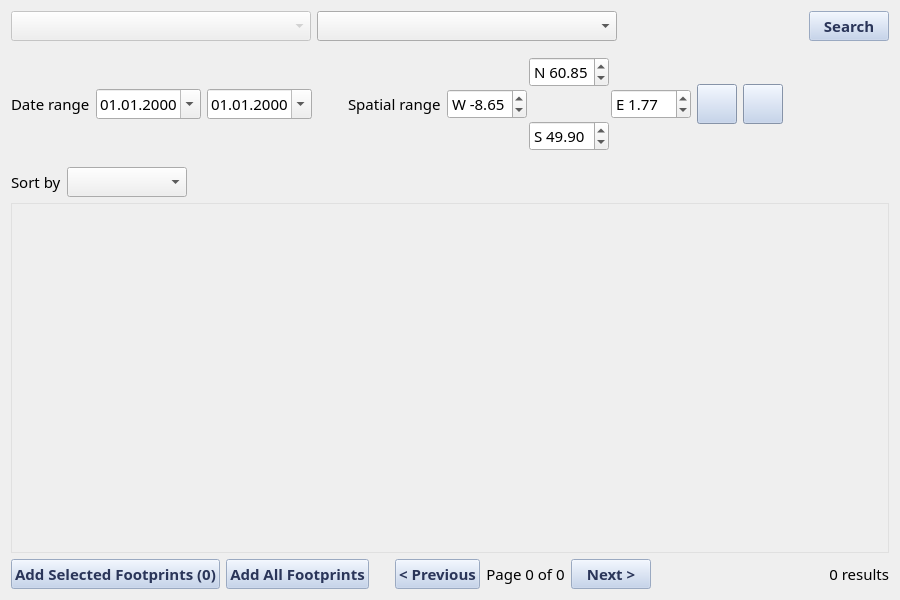
<?xml version="1.0" encoding="UTF-8"?>
<ui version="4.0">
 <class>Form</class>
 <widget class="QWidget" name="Form">
  <property name="geometry">
   <rect>
    <x>0</x>
    <y>0</y>
    <width>900</width>
    <height>600</height>
   </rect>
  </property>
  <property name="font">
   <font>
    <family>Fira Sans</family>
    <pointsize>11</pointsize>
   </font>
  </property>
  <property name="windowTitle">
   <string>Search</string>
  </property>
  <property name="styleSheet">
   <string notr="true">QPushButton {
	background: #BCCEEB;
	color: #2A3559;
	font-weight: bold;
}</string>
  </property>
  <layout class="QVBoxLayout" name="verticalLayout">
   <item>
    <layout class="QHBoxLayout" name="catalogueLayout">
     <item>
      <widget class="QComboBox" name="catalogue_dropdown">
       <property name="minimumSize">
        <size>
         <width>300</width>
         <height>0</height>
        </size>
       </property>
       <property name="enabled">
        <bool>false</bool>
       </property>
      </widget>
     </item>
     <item>
      <widget class="QComboBox" name="collection_dropdown">
       <property name="minimumSize">
        <size>
         <width>300</width>
         <height>0</height>
        </size>
       </property>
      </widget>
     </item>
     <item>
      <spacer name="horizontalSpacer_catalogue">
       <property name="orientation">
        <enum>Qt::Horizontal</enum>
       </property>
       <property name="sizeHint" stdset="0">
        <size>
         <width>40</width>
         <height>20</height>
        </size>
       </property>
      </spacer>
     </item>
     <item>
      <widget class="QPushButton" name="search_button">
       <property name="text">
        <string>Search</string>
       </property>
       <property name="enabled">
        <bool>false</bool>
       </property>
      </widget>
     </item>
    </layout>
   </item>
   <item>
    <spacer name="verticalSpacer_1">
     <property name="orientation">
      <enum>Qt::Vertical</enum>
     </property>
     <property name="sizeType">
      <enum>QSizePolicy::Fixed</enum>
     </property>
     <property name="sizeHint" stdset="0">
      <size>
       <width>20</width>
       <height>10</height>
      </size>
     </property>
    </spacer>
   </item>
   <item>
    <layout class="QHBoxLayout" name="filterLayout">
     <item>
      <widget class="QLabel" name="dateRangeLabel">
       <property name="text">
        <string>Date range</string>
       </property>
      </widget>
     </item>
     <item>
      <widget class="QDateEdit" name="from_date">
       <property name="minimumSize">
        <size>
         <width>100</width>
         <height>0</height>
        </size>
       </property>
       <property name="calendarPopup">
        <bool>true</bool>
       </property>
       <property name="displayFormat">
        <string>dd.MM.yyyy</string>
       </property>
      </widget>
     </item>
     <item>
      <widget class="QDateEdit" name="to_date">
       <property name="minimumSize">
        <size>
         <width>100</width>
         <height>0</height>
        </size>
       </property>
       <property name="calendarPopup">
        <bool>true</bool>
       </property>
       <property name="displayFormat">
        <string>dd.MM.yyyy</string>
       </property>
      </widget>
     </item>
     <item>
      <spacer name="horizontalSpacer_filter">
       <property name="orientation">
        <enum>Qt::Horizontal</enum>
       </property>
       <property name="sizeType">
        <enum>QSizePolicy::Fixed</enum>
       </property>
       <property name="sizeHint" stdset="0">
        <size>
         <width>30</width>
         <height>20</height>
        </size>
       </property>
      </spacer>
     </item>
     <item>
      <widget class="QLabel" name="spatialRangeLabel">
       <property name="text">
        <string>Spatial range</string>
       </property>
      </widget>
     </item>
     <item>
      <widget class="QWidget" name="coord_widget" native="true">
       <layout class="QGridLayout" name="coordGridLayout">
        <property name="leftMargin">
         <number>0</number>
        </property>
        <property name="topMargin">
         <number>0</number>
        </property>
        <property name="rightMargin">
         <number>0</number>
        </property>
        <property name="bottomMargin">
         <number>0</number>
        </property>
        <property name="spacing">
         <number>2</number>
        </property>
        <item row="0" column="1" alignment="Qt::AlignHCenter">
         <widget class="QDoubleSpinBox" name="north_input">
          <property name="minimumSize">
           <size>
            <width>80</width>
            <height>0</height>
           </size>
          </property>
          <property name="maximumSize">
           <size>
            <width>80</width>
            <height>16777215</height>
           </size>
          </property>
          <property name="prefix">
           <string>N </string>
          </property>
          <property name="decimals">
           <number>2</number>
          </property>
          <property name="minimum">
           <double>-90.000000000000000</double>
          </property>
          <property name="maximum">
           <double>90.000000000000000</double>
          </property>
          <property name="value">
           <double>60.850000000000001</double>
          </property>
         </widget>
        </item>
        <item row="1" column="0" alignment="Qt::AlignRight">
         <widget class="QDoubleSpinBox" name="west_input">
          <property name="minimumSize">
           <size>
            <width>80</width>
            <height>0</height>
           </size>
          </property>
          <property name="maximumSize">
           <size>
            <width>80</width>
            <height>16777215</height>
           </size>
          </property>
          <property name="prefix">
           <string>W </string>
          </property>
          <property name="decimals">
           <number>2</number>
          </property>
          <property name="minimum">
           <double>-180.000000000000000</double>
          </property>
          <property name="maximum">
           <double>180.000000000000000</double>
          </property>
          <property name="value">
           <double>-8.650000000000000</double>
          </property>
         </widget>
        </item>
        <item row="1" column="2" alignment="Qt::AlignLeft">
         <widget class="QDoubleSpinBox" name="east_input">
          <property name="minimumSize">
           <size>
            <width>80</width>
            <height>0</height>
           </size>
          </property>
          <property name="maximumSize">
           <size>
            <width>80</width>
            <height>16777215</height>
           </size>
          </property>
          <property name="prefix">
           <string>E </string>
          </property>
          <property name="decimals">
           <number>2</number>
          </property>
          <property name="minimum">
           <double>-180.000000000000000</double>
          </property>
          <property name="maximum">
           <double>180.000000000000000</double>
          </property>
          <property name="value">
           <double>1.770000000000000</double>
          </property>
         </widget>
        </item>
        <item row="2" column="1" alignment="Qt::AlignHCenter">
         <widget class="QDoubleSpinBox" name="south_input">
          <property name="minimumSize">
           <size>
            <width>80</width>
            <height>0</height>
           </size>
          </property>
          <property name="maximumSize">
           <size>
            <width>80</width>
            <height>16777215</height>
           </size>
          </property>
          <property name="prefix">
           <string>S </string>
          </property>
          <property name="decimals">
           <number>2</number>
          </property>
          <property name="minimum">
           <double>-90.000000000000000</double>
          </property>
          <property name="maximum">
           <double>90.000000000000000</double>
          </property>
          <property name="value">
           <double>49.900000000000006</double>
          </property>
         </widget>
        </item>
       </layout>
      </widget>
     </item>
     <item>
      <widget class="QPushButton" name="draw_map_button">
       <property name="minimumSize">
        <size>
         <width>30</width>
         <height>30</height>
        </size>
       </property>
       <property name="maximumSize">
        <size>
         <width>40</width>
         <height>40</height>
        </size>
       </property>
       <property name="text">
        <string/>
       </property>
       <property name="toolTip">
        <string>Draw on map</string>
       </property>
       <property name="checkable">
        <bool>true</bool>
       </property>
      </widget>
     </item>
     <item>
      <widget class="QPushButton" name="use_extent_button">
       <property name="minimumSize">
        <size>
         <width>30</width>
         <height>30</height>
        </size>
       </property>
       <property name="maximumSize">
        <size>
         <width>40</width>
         <height>40</height>
        </size>
       </property>
       <property name="text">
        <string/>
       </property>
       <property name="toolTip">
        <string>Use current map extent</string>
       </property>
      </widget>
     </item>
     <item>
      <spacer name="horizontalSpacer_end">
       <property name="orientation">
        <enum>Qt::Horizontal</enum>
       </property>
       <property name="sizeHint" stdset="0">
        <size>
         <width>40</width>
         <height>20</height>
        </size>
       </property>
      </spacer>
     </item>
    </layout>
   </item>
   <item>
    <spacer name="verticalSpacer_2">
     <property name="orientation">
      <enum>Qt::Vertical</enum>
     </property>
     <property name="sizeType">
      <enum>QSizePolicy::Fixed</enum>
     </property>
     <property name="sizeHint" stdset="0">
      <size>
       <width>20</width>
       <height>10</height>
      </size>
     </property>
    </spacer>
   </item>
   <item>
    <layout class="QHBoxLayout" name="sortLayout">
     <item>
      <widget class="QLabel" name="sortLabel">
       <property name="text">
        <string>Sort by</string>
       </property>
      </widget>
     </item>
     <item>
      <widget class="QComboBox" name="sort_field_combo">
       <property name="minimumSize">
        <size>
         <width>120</width>
         <height>0</height>
        </size>
       </property>
       <property name="toolTip">
        <string>Select field to sort results by</string>
       </property>
      </widget>
     </item>
     <item>
      <spacer name="horizontalSpacer_sort">
       <property name="orientation">
        <enum>Qt::Horizontal</enum>
       </property>
       <property name="sizeHint" stdset="0">
        <size>
         <width>40</width>
         <height>20</height>
        </size>
       </property>
      </spacer>
     </item>
    </layout>
   </item>
   <item>
    <widget class="QScrollArea" name="results_scroll_area">
     <property name="sizePolicy">
      <sizepolicy hsizetype="Expanding" vsizetype="Expanding">
       <horstretch>0</horstretch>
       <verstretch>1</verstretch>
      </sizepolicy>
     </property>
     <property name="minimumSize">
      <size>
       <width>0</width>
       <height>200</height>
      </size>
     </property>
     <property name="widgetResizable">
      <bool>true</bool>
     </property>
     <property name="horizontalScrollBarPolicy">
      <enum>Qt::ScrollBarAlwaysOff</enum>
     </property>
     <property name="styleSheet">
      <string notr="true">QScrollArea { background-color: #f5f5f5; border: 1px solid #e0e0e0; }</string>
     </property>
     <widget class="QWidget" name="scroll_contents">
      <property name="geometry">
       <rect>
        <x>0</x>
        <y>0</y>
        <width>878</width>
        <height>398</height>
       </rect>
      </property>
      <layout class="QVBoxLayout" name="results_layout">
       <property name="spacing">
        <number>8</number>
       </property>
       <property name="leftMargin">
        <number>8</number>
       </property>
       <property name="topMargin">
        <number>8</number>
       </property>
       <property name="rightMargin">
        <number>8</number>
       </property>
       <property name="bottomMargin">
        <number>8</number>
       </property>
      </layout>
     </widget>
    </widget>
   </item>
   <item>
    <layout class="QHBoxLayout" name="paginationLayout">
     <item>
      <widget class="QPushButton" name="add_selected_footprints_btn">
       <property name="text">
        <string>Add Selected Footprints (0)</string>
       </property>
       <property name="enabled">
        <bool>false</bool>
       </property>
       <property name="toolTip">
        <string>Add footprints of selected items to the map</string>
       </property>
      </widget>
     </item>
     <item>
      <widget class="QPushButton" name="add_all_footprints_btn">
       <property name="text">
        <string>Add All Footprints</string>
       </property>
       <property name="enabled">
        <bool>false</bool>
       </property>
       <property name="toolTip">
        <string>Add footprints of all items on current page to the map</string>
       </property>
      </widget>
     </item>
     <item>
      <spacer name="horizontalSpacer_footprint">
       <property name="orientation">
        <enum>Qt::Horizontal</enum>
       </property>
       <property name="sizeType">
        <enum>QSizePolicy::Fixed</enum>
       </property>
       <property name="sizeHint" stdset="0">
        <size>
         <width>20</width>
         <height>20</height>
        </size>
       </property>
      </spacer>
     </item>
     <item>
      <widget class="QPushButton" name="prev_page_btn">
       <property name="text">
        <string>&lt; Previous</string>
       </property>
       <property name="enabled">
        <bool>false</bool>
       </property>
      </widget>
     </item>
     <item>
      <widget class="QLabel" name="page_label">
       <property name="text">
        <string>Page 0 of 0</string>
       </property>
       <property name="alignment">
        <set>Qt::AlignCenter</set>
       </property>
      </widget>
     </item>
     <item>
      <widget class="QPushButton" name="next_page_btn">
       <property name="text">
        <string>Next &gt;</string>
       </property>
       <property name="enabled">
        <bool>false</bool>
       </property>
      </widget>
     </item>
     <item>
      <spacer name="horizontalSpacer_pagination">
       <property name="orientation">
        <enum>Qt::Horizontal</enum>
       </property>
       <property name="sizeHint" stdset="0">
        <size>
         <width>40</width>
         <height>20</height>
        </size>
       </property>
      </spacer>
     </item>
     <item>
      <widget class="QLabel" name="results_count_label">
       <property name="text">
        <string>0 results</string>
       </property>
       <property name="alignment">
        <set>Qt::AlignRight|Qt::AlignVCenter</set>
       </property>
      </widget>
     </item>
    </layout>
   </item>
  </layout>
 </widget>
 <resources/>
 <connections/>
</ui>
